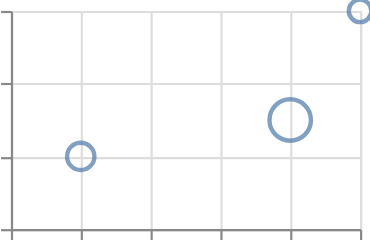

Write the Vega-Lite specification saved for this chart.
### Vega-Lite specification from a JSON file in a GitHub repository (floating-point values rounded to 4 significant figures)
{"$schema": "https://vega.github.io/schema/vega-lite/v6.json", "description": "break-paths-show-path-domains is an alias of the default for a mark that is not a path", "padding": 5, "autosize": "none", "data": {"values": [{"c": "A", "x": 1, "y": 2, "s": 3, "t": "2024-01-01"}, {"c": "B", "x": 2, "y": null, "s": null, "t": "2024-02-01"}, {"c": "C", "x": 3, "y": null, "s": 4, "t": "2024-03-01"}, {"c": "D", "x": 4, "y": 3, "s": 7, "t": "2024-04-01"}, {"c": "E", "x": 5, "y": 6, "s": 2, "t": "2024-05-01"}]}, "width": 160, "height": 100, "mark": {"type": "point", "invalid": "break-paths-show-path-domains"}, "encoding": {"x": {"field": "x", "type": "quantitative"}, "y": {"field": "y", "type": "quantitative"}, "size": {"field": "s", "type": "quantitative"}}}
